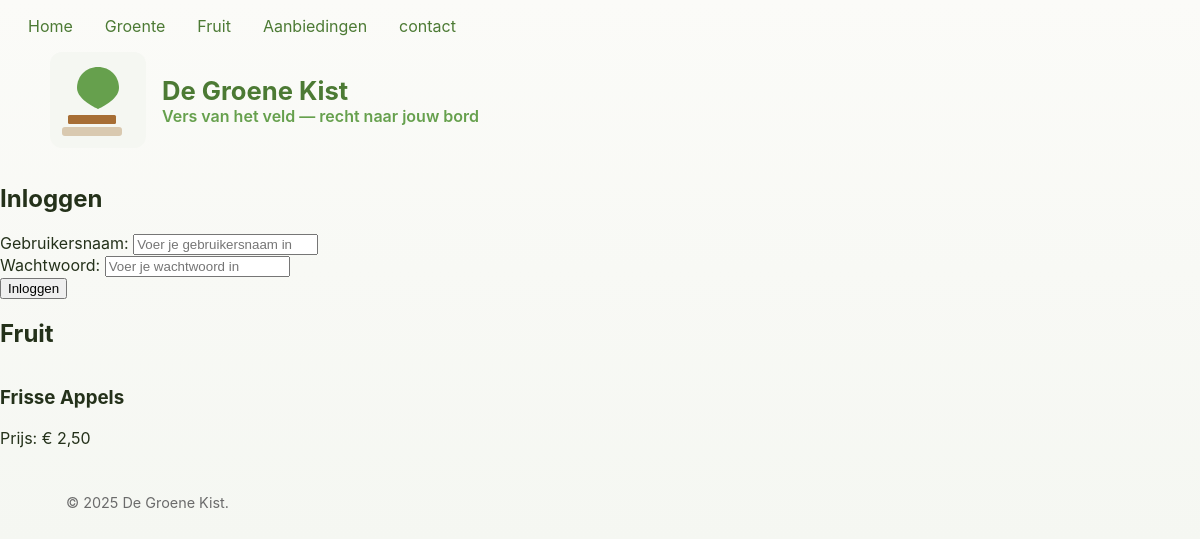
Page /fruit on the earlier database version.
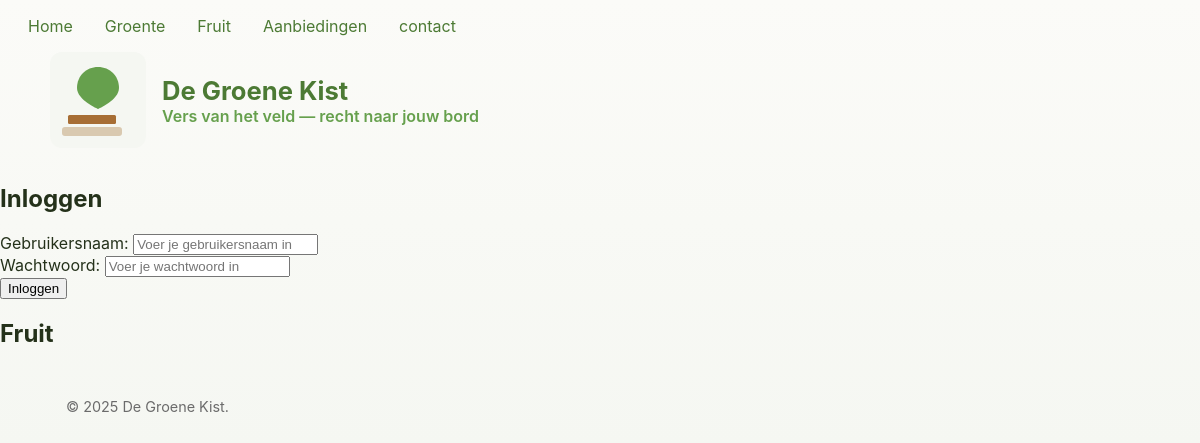
Same page on the later database version.
### tables this page shows
CREATE TABLE IF NOT EXISTS `product` (
  `idproduct` INT NOT NULL AUTO_INCREMENT,
  `naam` VARCHAR(45) NOT NULL,
  `prijs` DECIMAL(10, 2) NOT NULL,  
  PRIMARY KEY (`idproduct`));

### source/dataclasses/Product.php (called while the page is built, shortened)
<?php
class product
{
    public function __construct(int $idproduct, string $naam, float $prijs)
    {
        $this->naam = $naam;
        $this->prijs = $prijs;
    }
     public static function GetAllFruit($connection){
        $products = [];
        $query = "SELECT * FROM product WHERE naam LIKE '%Appel%' OR naam LIKE '%Bes%' OR naam LIKE '%Peer%'";
        $result = $connection->query($query);
        while ($row = $result->fetch_assoc()) {
            $products[] = self::FromResultRow($row);
        }
        return $products;
    }
    public static function FromResultRow($row)
    {
        return new product(
            $row['idproduct'],
            $row['naam'],
            $row['prijs']
        );
    }
}

### source/views/Product.php (the view)
<div class="product-item">
    <h3><?php echo ($product->naam); ?></h3>
    <p>Prijs: € <?php echo number_format($product->prijs, 2, ',', '.'); ?></p>
</div>

### source/pages/fruit.php
<?php
include_once __DIR__ . '/../dataclasses/Product.php';
?>
<main>
    <section class="content-section">
        <h1>Fruit</h1>
        <div class="product-grid">
            <?php
            $products = Product::GetAllFruit($connection);
            foreach ($products as $product) {
                include("../source/views/product.php");
            }
            ?>
        </div>
    </section>
</main>

Differences in the rows shown:
removed product: naam "Frisse Appels", prijs "2,50"
